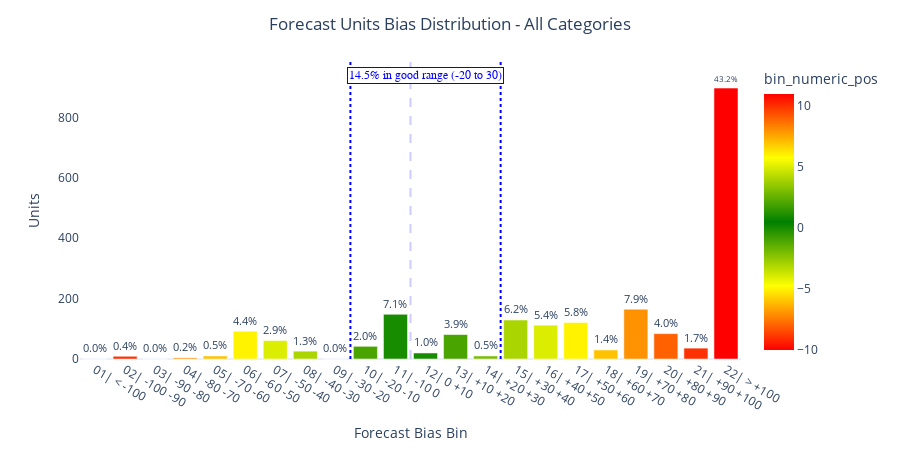

This figure's notebook cell:
### Code cell
df = (evaluation_data
    .where(~(F.col("sales_category").isin(["02| Very Low", "03| Low", "07| High Winning"]))))
FEVAL.plot_accuracy_distribution(df, method="bias").show()

### Figure 1 — Plotly figure (JSON) as saved in the notebook; plotly's stock layout.template omitted (floating-point values rounded to 4 significant figures)
{"data": [{"alignmentgroup": "True", "hovertemplate": "Forecast Bias Bin=%{x}<br>Units=%{y}<br>percentage_of_target=%{text}<br>bin_numeric_pos=%{marker.color}<extra></extra>", "legendgroup": "", "marker": {"color": [-10, -9, -8, -7, -6, -5, -4, -3, -2, -1, 0, 1, 2, 3, 4, 5, 6, 7, 8, 9, 10, 11], "coloraxis": "coloraxis", "pattern": {"shape": ""}}, "name": "", "offsetgroup": "", "orientation": "v", "showlegend": false, "text": [0, 0.4, 0, 0.2, 0.5, 4.4, 2.9, 1.3, 0, 2, 7.1, 1, 3.9, 0.5, 6.2, 5.4, 5.8, 1.4, 7.9, 4, 1.7, 43.2], "textposition": "outside", "texttemplate": "%{text:.1f}%", "type": "bar", "x": ["01| < -100", "02| -100 -90", "03| -90 -80", "04| -80 -70", "05| -70 -60", "06| -60 -50", "07| -50 -40", "08| -40 -30", "09| -30 -20", "10| -20 -10", "11| -10 0", "12| 0 +10", "13| +10 +20", "14| +20 +30", "15| +30 +40", "16| +40 +50", "17| +50 +60", "18| +60 +70", "19| +70 +80", "20| +80 +90", "21| +90 +100", "22| > +100"], "xaxis": "x", "y": [0, 9, 0, 4, 10, 92, 61, 26, 0, 42, 148, 20, 81, 10, 129, 112, 121, 30, 165, 84, 36, 897], "yaxis": "y"}], "layout": {"annotations": [{"bgcolor": "white", "bordercolor": "#0000ff", "borderwidth": 1, "font": {"color": "#0000ff", "family": "Arial", "size": 12}, "showarrow": false, "text": "14.5% in good range (-20 to 30)", "x": 11, "y": 937.4}], "barmode": "relative", "coloraxis": {"colorbar": {"title": {"text": "bin_numeric_pos"}}, "colorscale": [[0, "red"], [0.25, "yellow"], [0.5, "green"], [0.75, "yellow"], [1, "red"]]}, "height": 450, "legend": {"tracegroupgap": 0}, "margin": {"t": 60}, "shapes": [{"line": {"color": "#ccccff", "dash": "dash"}, "type": "line", "x0": 10.5, "x1": 10.5, "y0": 0, "y1": 986.7}, {"line": {"color": "#0000ff", "dash": "dot"}, "type": "line", "x0": 8.5, "x1": 8.5, "y0": 0, "y1": 986.7}, {"line": {"color": "#0000ff", "dash": "dot"}, "type": "line", "x0": 13.5, "x1": 13.5, "y0": 0, "y1": 986.7}], "title": {"text": "Forecast Units Bias Distribution - All Categories", "x": 0.5}, "width": 900, "xaxis": {"anchor": "y", "domain": [0, 1], "showgrid": false, "title": {"text": "Forecast Bias Bin"}}, "yaxis": {"anchor": "x", "domain": [0, 1], "showgrid": false, "title": {"text": "Units"}}}}
